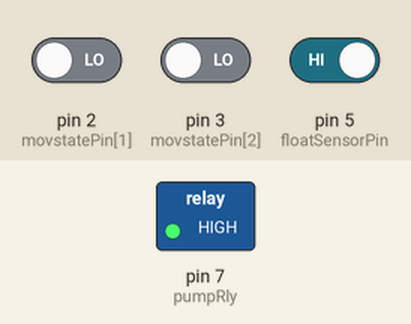
Bench run of a sketch on a simulated Arduino Nano, built with avr-gcc and run on an emulated ATmega328P. On the bench: switched loads named in the sketch (green lamp = pin HIGH). The inputs (shaded band) are chosen by the test bench; at power-on: pin 5 (floatSensorPin) HIGH, pin 2 (movstatePin[1]) LOW, pin 3 (movstatePin[2]) LOW. Pins used as bus, display or sensor lines are not drawn; what the sketch prints to the serial monitor is not drawn.

Above: at 1.2 s.
1.3 s: pin 5 (floatSensorPin) driven LOW
3.2 s: pin 2 (movstatePin[1]) driven HIGH
At 3.7 s:
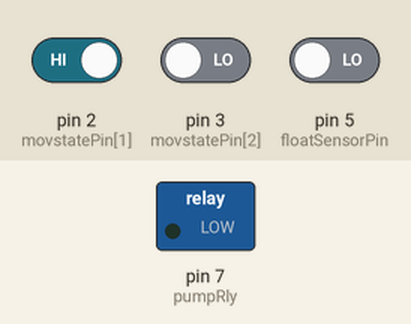
4.7 s: pin 2 (movstatePin[1]) driven LOW
At 5.9 s:
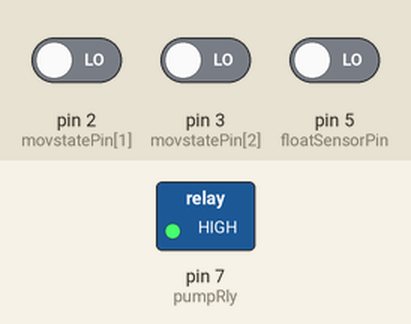
6.2 s: pin 3 (movstatePin[2]) driven HIGH
At 7.2 s:
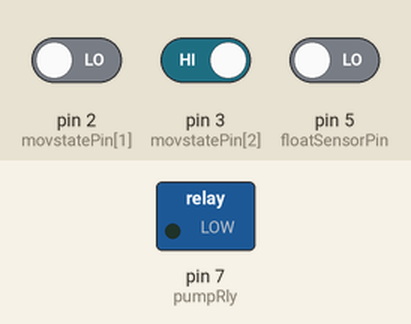
Timing chart, 0 to 8.7 s (numbered marks = the images above; inputs shaded):
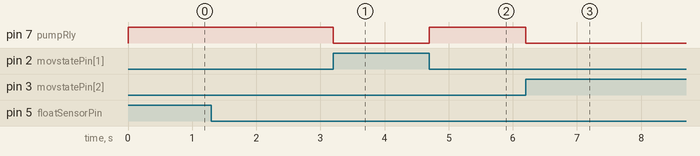

Measured:
- after the input at 3.2 s, pin 7 (pumpRly): HIGH → LOW at once
- after the input at 4.7 s, pin 7 (pumpRly): LOW → HIGH at once
- after the input at 6.2 s, pin 7 (pumpRly): HIGH → LOW at once

The sketch:

841_pump_sensor.ino
```cpp
/*
   code for pump and level sensor, with hc-sr04 water sensor, for NANO
*/


#define floatSensorPin 5
#define pumpRly 7
#define statePin 0

boolean rlyType = 0;        //0 ou 1, de acordo com o tipo de relé
int loadTime = 2;

int movstatePin[3] = {1, 2, 3};
boolean movState[3] = {0, 0, 0};
boolean pumpState, rlyOn, rlyOff, tankState;

boolean waterLevel() {
  tankState = !digitalRead(floatSensorPin);
  //Serial.print("Tank: ");
  //Serial.print(tankState);
  //Serial.print(" | ");
  return tankState;
}

boolean checkTunels() {
  for (int i = 0; i < 3; i++) {
    movState[i] = digitalRead(movstatePin[i]);
    //Serial.print("Tunel ");
    //Serial.print(i);
    //Serial.print(" ");
    //Serial.print(movState[i]);
    //Serial.print(" | ");
  }
  //Serial.println();
  if (movState[0] == 0 && movState[1] == 0 && movState[2] == 0) {
    return false;
  } else {
    return true;
  }
}

void setup() {
  if (rlyType) {
    rlyOn = HIGH;
    rlyOff = LOW;
  } else if (!rlyType) {
    rlyOn = LOW;
    rlyOff = HIGH;
  }
  // initialize serial communication:
  Serial.begin(115200);

  //DEFINE ALL PIN MODES
  pinMode(floatSensorPin, INPUT_PULLUP);
  pinMode(pumpRly, OUTPUT);
  pinMode(statePin, OUTPUT);
  for (int i = 0; i < 3; i++) {
    pinMode(movstatePin[i], INPUT);
  }

  //DEFINE INITIAL PIN STATE
  digitalWrite(pumpRly, rlyOff);
  digitalWrite(statePin, LOW);
  delay(loadTime);
}

void loop() {
  while (waterLevel()) {
    digitalWrite(statePin, HIGH);
    Serial.println("yes");
    while (checkTunels()) {
      digitalWrite(pumpRly, rlyOn);
    }
    digitalWrite(pumpRly, rlyOff);
  }
  digitalWrite(statePin, LOW);
}
```
